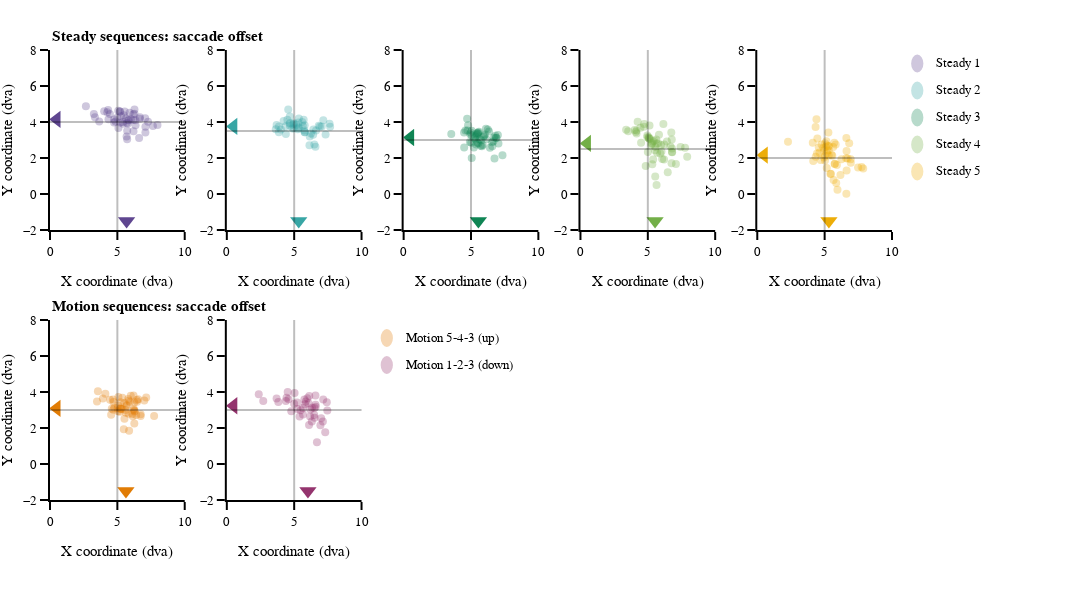

This figure's notebook cell:
### Markdown cell above
#### Sacade landing map per trial sequence

### Code cell
# subplot settings
rows, cols = 2, 5
leg_mergin = 200
fig_height, fig_width = 600,250*cols+leg_mergin
column_widths,row_heights = [1,1,1,1,1],[1,1]
sb_specs = [[{},{},{},{},{}],[{},{},{},{},{}]]
fig = make_subplots(rows=rows, cols=cols, print_grid=False, vertical_spacing=0.2, horizontal_spacing=0.05, 
                    column_widths=column_widths, row_heights=row_heights)

x_legend_top = 1.05
x_legend_bot = 0.42
y_legend_step = 0.06
y_legend_top = 0.97
y_legend_bot = 0.36
rad_leg = 0.04

# Trials sequence
# ---------------
for ts_num, ts in enumerate(tss):
    # row/col selection
    if ts_num == 0:   row_val, col_val, y_line = 1, 1, 4
    elif ts_num == 1: row_val, col_val, y_line = 1, 2, 3.5
    elif ts_num == 2: row_val, col_val, y_line = 1, 3, 3
    elif ts_num == 3: row_val, col_val, y_line = 1, 4, 2.5
    elif ts_num == 4: row_val, col_val, y_line = 1, 5, 2
    elif ts_num == 5: row_val, col_val, y_line = 2, 1, 3
    elif ts_num == 6: row_val, col_val, y_line = 2, 2, 3
        
    # plot
    df_cond = df_all.loc[(df_all.main_sac_trial == 1) & (df_all.trial_sequence == ts_num+1)] 
    fig.append_trace(go.Scatter(x=(df_cond['sac_x_offset_trial']-df_cond['jitter_x_trial']).abs(),
                                y=df_cond['sac_y_offset_trial']-df_cond['jitter_y_trial'],
                                name=ts, mode='markers',marker_color=ts_cols[ts_num],marker_size=8,marker_opacity=0.3,
                                marker_line_width=0,marker_symbol='circle'),row=row_val, col=col_val)
    
    # median
    fig.append_trace(go.Scatter(x=np.array(0.5),
                                y=np.array((df_cond['sac_y_offset_trial']-df_cond['jitter_y_trial']).median()),
                                name=ts, mode='markers',marker_color=ts_cols[ts_num],marker_size=15,
                                marker_line_width=0,marker_symbol='triangle-left'),row=row_val, col=col_val)
    fig.append_trace(go.Scatter(x=np.array((df_cond['sac_x_offset_trial']-df_cond['jitter_x_trial']).abs().median()),
                                y=np.array(-1.5),
                                name=ts, mode='markers',marker_color=ts_cols[ts_num],marker_size=15,
                                marker_line_width=0,marker_symbol='triangle-down'),row=row_val, col=col_val)
    
    # legend
    if ts_num < 5:
        fig.add_annotation(xref='paper', yref='paper', x=x_legend_top, y=y_legend_top-(y_legend_step*ts_num), 
                           text=ts, showarrow=False, font_size = template_specs['axes_font_size'], xanchor = 'left', yanchor='middle')
        fig.add_shape(type='circle',xref='paper', yref='paper', fillcolor=ts_cols[ts_num],line_width=0, opacity=0.3,
                      x0=x_legend_top-0.02-rad_leg/5.5, y0=y_legend_top-y_legend_step*ts_num-rad_leg/2, 
                      x1=x_legend_top-0.02+rad_leg/5.5, y1=y_legend_top-y_legend_step*ts_num+rad_leg/2)
    else:
        fig.add_annotation(xref='paper', yref='paper', x=x_legend_bot, y=y_legend_bot-(y_legend_step*(ts_num-5)), 
                           text=ts, showarrow=False, font_size = template_specs['axes_font_size'], xanchor = 'left', yanchor='middle')
        fig.add_shape(type='circle',xref='paper', yref='paper', fillcolor=ts_cols[ts_num],line_width=0, opacity=0.3,
                      x0=x_legend_bot-0.02-rad_leg/5.5, y0=y_legend_bot-y_legend_step*(ts_num-5)-rad_leg/2, 
                      x1=x_legend_bot-0.02+rad_leg/5.5, y1=y_legend_bot-y_legend_step*(ts_num-5)+rad_leg/2)

    # legend line
    fig.add_vline(x=5, opacity=0.25, row=row_val, col=col_val)
    fig.add_hline(y=y_line, opacity=0.25, row=row_val, col=col_val)

# Figure title
fig.add_annotation(xref='paper', yref='paper', x=0, y=1.03, text='<b>Steady sequences: saccade offset<b>', 
                   showarrow=False, font_size = template_specs['title_font_size'], xanchor = 'left', yanchor='middle')
fig.add_annotation(xref='paper', yref='paper', x=0, y=0.43, text='<b>Motion sequences: saccade offset<b>',  
                   showarrow=False, font_size = template_specs['title_font_size'], xanchor = 'left', yanchor='middle')

#x axes settings
for row in np.arange(rows):
    for col in np.arange(cols):
        fig.update_xaxes(visible=True, ticklen=8, linewidth=template_specs['axes_width'], range=[0,10], title='X coordinate (dva)', row=row+1, col=col+1)
        fig.update_yaxes(visible=True, ticklen=8, linewidth=template_specs['axes_width'], range=[-2,8], title='Y coordinate (dva)',row=row+1, col=col+1)

fig.layout.update(template=fig_template, width=fig_width, height=fig_height, margin_l=50, margin_r=leg_mergin, margin_t=50, margin_b=100, barmode='stack', showlegend=False)    
fig.show()
if not os.path.exists(fig_dir):os.mkdir(fig_dir)
fig.write_image('{}/{}_saccade_landing_sequence.pdf'.format(fig_dir, subject))

### Figure 1 — Plotly figure (JSON) as saved in the notebook; plotly's stock layout.template omitted (floating-point values rounded to 4 significant figures)
{"data": [{"marker": {"color": "rgb(95, 70, 144)", "line": {"width": 0}, "opacity": 0.3, "size": 8, "symbol": "circle"}, "mode": "markers", "name": "Steady 1", "type": "scatter", "x": [6.661, 5.785, 4.754, 5.541, 5.921, 6.27, 5.849, 5.726, 6.347, 5.686, 6.192, 6.335, 7.64, 7.082, 5.199, 6.197, 5.7, 7.083, 5.419, 3.256, 7.064, 4.342, 4.862, 4.447, 4.316, 5.068, 4.252, 7.279, 3.655, 5.806, 5.399, 3.336, 5.472, 6.271, 5.657, 2.665, 7.977, 4.022, 5.082, 4.984, 6.615, 5.729, 4.762, 6.678, 6.18, 5.193, 6.003, 5.273, 5.181], "xaxis": "x", "y": [4.182, 3.919, 3.966, 4.59, 4.52, 4.689, 4.091, 3.043, 3.822, 3.196, 4.118, 4.1, 3.773, 3.412, 3.974, 3.484, 3.943, 3.74, 3.903, 4.443, 4.21, 4.148, 4.032, 4.445, 4.667, 4.63, 4.542, 4.014, 4.022, 4.097, 3.998, 4.258, 4.373, 4.465, 4.2, 4.878, 3.829, 4.593, 3.663, 4.232, 3.118, 3.511, 4.142, 4.262, 4.435, 4.586, 4.157, 4.319, 4.588], "yaxis": "y"}, {"marker": {"color": "rgb(95, 70, 144)", "line": {"width": 0}, "size": 15, "symbol": "triangle-left"}, "mode": "markers", "name": "Steady 1", "type": "scatter", "x": [0.5], "xaxis": "x", "y": [4.142], "yaxis": "y"}, {"marker": {"color": "rgb(95, 70, 144)", "line": {"width": 0}, "size": 15, "symbol": "triangle-down"}, "mode": "markers", "name": "Steady 1", "type": "scatter", "x": [5.686], "xaxis": "x", "y": [-1.5], "yaxis": "y"}, {"marker": {"color": "rgb(56, 166, 165)", "line": {"width": 0}, "opacity": 0.3, "size": 8, "symbol": "circle"}, "mode": "markers", "name": "Steady 2", "type": "scatter", "x": [4.215, 6.499, 4.015, 6.58, 4.871, 6.425, 4.495, 4.7, 7.627, 5.778, 5.26, 5.642, 7.67, 3.866, 6.135, 5.76, 5.775, 5.163, 5.338, 4.915, 6.406, 4.974, 5.322, 7.162, 3.696, 4.667, 4.681, 4.972, 3.865, 4.382, 7.331, 5.596, 6.248, 6.623, 5.792, 4.972, 6.824, 3.632, 4.676, 4.557, 5.705, 5.313, 7.048, 5.346, 4.354, 6.154, 6.918], "xaxis": "x2", "y": [4.056, 2.755, 3.587, 2.622, 3.638, 3.583, 4.12, 3.946, 3.902, 3.817, 3.594, 3.798, 3.732, 3.431, 2.714, 3.528, 3.435, 3.85, 3.702, 3.843, 3.293, 3.653, 3.655, 4.097, 3.838, 3.899, 3.787, 3.937, 3.755, 3.339, 3.311, 3.997, 3.362, 3.534, 3.435, 3.885, 3.786, 3.592, 4.311, 4.698, 4.121, 3.978, 3.755, 4.189, 3.763, 3.191, 3.748], "yaxis": "y2"}, {"marker": {"color": "rgb(56, 166, 165)", "line": {"width": 0}, "size": 15, "symbol": "triangle-left"}, "mode": "markers", "name": "Steady 2", "type": "scatter", "x": [0.5], "xaxis": "x2", "y": [3.755], "yaxis": "y2"}, {"marker": {"color": "rgb(56, 166, 165)", "line": {"width": 0}, "size": 15, "symbol": "triangle-down"}, "mode": "markers", "name": "Steady 2", "type": "scatter", "x": [5.338], "xaxis": "x2", "y": [-1.5], "yaxis": "y2"}, {"marker": {"color": "rgb(15, 133, 84)", "line": {"width": 0}, "opacity": 0.3, "size": 8, "symbol": "circle"}, "mode": "markers", "name": "Steady 3", "type": "scatter", "x": [5.053, 5.528, 5.387, 6.667, 5.333, 4.493, 5.014, 5.508, 5.591, 5.363, 6.035, 4.915, 5.719, 5.549, 4.485, 6.338, 6.806, 5.412, 5.052, 6.58, 4.941, 5.754, 5.962, 6.407, 5.216, 5.867, 6.108, 5.252, 5.43, 3.536, 6.744, 5.487, 5.932, 4.713, 4.585, 6.895, 7.337, 6.704, 6.14, 6.564, 6.994, 5.633, 5.048, 7.038, 6.848, 5.47, 5.808, 4.972, 6.25, 4.783, 4.74], "xaxis": "x3", "y": [2.007, 3.42, 2.746, 2.928, 3.2, 2.581, 2.847, 3.385, 3.459, 3.019, 3.312, 2.891, 2.687, 2.825, 3.418, 3.478, 3.242, 3.282, 3.264, 2.655, 3.314, 2.98, 3.215, 2.568, 2.582, 2.723, 3.628, 3.092, 3.376, 3.327, 1.969, 3.333, 3.178, 4.183, 3.528, 3.109, 2.147, 3.138, 3.038, 2.87, 3.28, 3.043, 3.51, 2.808, 3.122, 2.85, 2.646, 3.419, 3.579, 3.821, 3.534], "yaxis": "y3"}, {"marker": {"color": "rgb(15, 133, 84)", "line": {"width": 0}, "size": 15, "symbol": "triangle-left"}, "mode": "markers", "name": "Steady 3", "type": "scatter", "x": [0.5], "xaxis": "x3", "y": [3.138], "yaxis": "y3"}, {"marker": {"color": "rgb(15, 133, 84)", "line": {"width": 0}, "size": 15, "symbol": "triangle-down"}, "mode": "markers", "name": "Steady 3", "type": "scatter", "x": [5.549], "xaxis": "x3", "y": [-1.5], "yaxis": "y3"}, {"marker": {"color": "rgb(115, 175, 72)", "line": {"width": 0}, "opacity": 0.3, "size": 8, "symbol": "circle"}, "mode": "markers", "name": "Steady 4", "type": "scatter", "x": [5.562, 6.805, 5.687, 7.085, 6.415, 6.217, 4.967, 5.391, 5.247, 6.067, 7.923, 5.977, 6.48, 6.207, 5.527, 6.761, 6.793, 5.648, 5.661, 5.333, 5.394, 6.681, 6.014, 5.549, 7.765, 5.072, 4.158, 5.625, 5.067, 4.842, 4.165, 5.277, 4.02, 6.78, 4.961, 6.744, 7.429, 6.793, 5.153, 4.501, 6.155, 5.922, 5.126, 5.828, 5.096, 5.463, 4.115, 3.544, 5.003, 5.774, 4.246, 4.45, 4.733, 4.697, 5.308, 3.39], "xaxis": "x4", "y": [2.607, 2.322, 2.291, 1.669, 2.919, 2.744, 3.147, 2.918, 2.718, 1.946, 2.064, 2.723, 1.206, 1.915, 2.436, 1.709, 2.335, 0.5008, 2.806, 1.648, 1.922, 2.633, 2.367, 0.9769, 2.572, 3.154, 3.534, 3.027, 3.113, 1.56, 3.361, 2.787, 3.549, 3.034, 3.255, 3.416, 2.609, 2.523, 3.057, 2.85, 3.884, 2.256, 3.799, 3.298, 3.072, 2.959, 3.44, 3.483, 2.328, 2.815, 4.012, 3.682, 3.888, 3.733, 2.827, 3.574], "yaxis": "y4"}, {"marker": {"color": "rgb(115, 175, 72)", "line": {"width": 0}, "size": 15, "symbol": "triangle-left"}, "mode": "markers", "name": "Steady 4", "type": "scatter", "x": [0.5], "xaxis": "x4", "y": [2.811], "yaxis": "y4"}, {"marker": {"color": "rgb(115, 175, 72)", "line": {"width": 0}, "size": 15, "symbol": "triangle-down"}, "mode": "markers", "name": "Steady 4", "type": "scatter", "x": [5.538], "xaxis": "x4", "y": [-1.5], "yaxis": "y4"}, {"marker": {"color": "rgb(237, 173, 8)", "line": {"width": 0}, "opacity": 0.3, "size": 8, "symbol": "circle"}, "mode": "markers", "name": "Steady 5", "type": "scatter", "x": [5.024, 6.598, 6.939, 5.302, 5.158, 5.86, 5.016, 6.25, 5.14, 5.717, 5.91, 6.632, 5.751, 5.952, 6.932, 5.193, 6.612, 5.424, 6.709, 5.663, 5.036, 4.617, 5.747, 4.954, 4.707, 7.861, 5.517, 2.28, 5.471, 4.433, 4.897, 5.328, 5.568, 5.635, 4.956, 4.155, 5.165, 6.174, 4.336, 4.566, 6.628, 7.48, 7.744, 5.266, 6.612, 6.822, 5.82, 5.279, 4.768, 5.128, 4.328, 4.393, 5.068, 5.305, 4.118, 4.459], "xaxis": "x5", "y": [1.867, 1.98, 1.735, 2.143, 1.45, 0.6131, 2.126, 1.929, 2.706, 2.853, 1.608, 1.3, 1.684, 0.2373, 1.929, 2.402, 0.01615, 1.119, 1.973, 0.7727, 2.82, 2.301, 1.669, 2.026, 1.886, 1.423, 2.178, 2.903, 1.117, 2.243, 2.557, 2.653, 2.12, 2.616, 2.415, 1.828, 2.261, 1.057, 2.067, 2.584, 2.384, 1.468, 1.502, 2.671, 3.105, 2.82, 2.746, 3.42, 2.752, 2.924, 3.717, 4.155, 2.607, 2.426, 2.852, 3.087], "yaxis": "y5"}, {"marker": {"color": "rgb(237, 173, 8)", "line": {"width": 0}, "size": 15, "symbol": "triangle-left"}, "mode": "markers", "name": "Steady 5", "type": "scatter", "x": [0.5], "xaxis": "x5", "y": [2.161], "yaxis": "y5"}, {"marker": {"color": "rgb(237, 173, 8)", "line": {"width": 0}, "size": 15, "symbol": "triangle-down"}, "mode": "markers", "name": "Steady 5", "type": "scatter", "x": [5.317], "xaxis": "x5", "y": [-1.5], "yaxis": "y5"}, {"marker": {"color": "rgb(225, 124, 5)", "line": {"width": 0}, "opacity": 0.3, "size": 8, "symbol": "circle"}, "mode": "markers", "name": "Motion 5-4-3 (up)", "type": "scatter", "x": [6.732, 5.053, 6.26, 5.362, 6.257, 5.686, 4.584, 5.476, 5.027, 5.849, 7.002, 6.227, 5.373, 6.2, 5.055, 6.552, 6.451, 5.692, 5.175, 5.835, 5.275, 6.114, 5.529, 6.211, 3.922, 5.197, 3.557, 4.539, 5.608, 3.49, 4.108, 4.455, 5.923, 5.251, 5.078, 6.73, 5.513, 7.727, 6.396, 5.995, 6.268, 7.14, 6.149, 4.778, 5.636, 5.253, 5.87, 6.468, 5.809, 4.675, 4.707, 4.703, 6.281], "xaxis": "x6", "y": [2.766, 2.928, 2.248, 3.056, 3.423, 3.272, 3.071, 1.937, 3.09, 3.508, 3.521, 3.061, 3.679, 3.809, 3.253, 3.599, 3.553, 3.22, 2.909, 2.785, 3.057, 2.775, 2.508, 2.994, 3.64, 3.063, 4.047, 2.732, 2.996, 3.471, 3.909, 3.567, 3.441, 3.425, 3.721, 2.667, 3.383, 2.666, 2.719, 3.787, 2.915, 3.693, 2.655, 3.125, 2.849, 3.088, 1.846, 3.463, 3.613, 3.579, 3.451, 3.017, 2.965], "yaxis": "y6"}, {"marker": {"color": "rgb(225, 124, 5)", "line": {"width": 0}, "size": 15, "symbol": "triangle-left"}, "mode": "markers", "name": "Motion 5-4-3 (up)", "type": "scatter", "x": [0.5], "xaxis": "x6", "y": [3.09], "yaxis": "y6"}, {"marker": {"color": "rgb(225, 124, 5)", "line": {"width": 0}, "size": 15, "symbol": "triangle-down"}, "mode": "markers", "name": "Motion 5-4-3 (up)", "type": "scatter", "x": [5.636], "xaxis": "x6", "y": [-1.5], "yaxis": "y6"}, {"marker": {"color": "rgb(148, 52, 110)", "line": {"width": 0}, "opacity": 0.3, "size": 8, "symbol": "circle"}, "mode": "markers", "name": "Motion 1-2-3 (down)", "type": "scatter", "x": [5.029, 7.305, 2.37, 6.32, 5.403, 5.653, 5.647, 6.503, 6.067, 5.477, 5.865, 6.197, 4.786, 6.492, 6.948, 7.156, 6.309, 6.595, 6.18, 7.003, 4.999, 6.12, 2.703, 4.579, 3.823, 6.103, 5.975, 4.383, 3.695, 7.129, 6.691, 5.235, 6.578, 6.585, 7.46, 5.755, 7.421, 4.517, 6.514, 5.801, 5.214, 4.433], "xaxis": "x7", "y": [3.94, 1.769, 3.873, 3.128, 2.638, 2.756, 3.118, 3.104, 3.369, 2.992, 3.478, 3.03, 2.931, 2.722, 2.152, 3.577, 2.357, 3.176, 2.643, 2.541, 3.347, 3.772, 3.502, 3.594, 3.443, 2.172, 3.654, 3.501, 3.646, 2.363, 1.207, 3.062, 3.805, 3.298, 2.978, 3.585, 3.429, 3.997, 2.566, 3.322, 3.416, 3.681], "yaxis": "y7"}, {"marker": {"color": "rgb(148, 52, 110)", "line": {"width": 0}, "size": 15, "symbol": "triangle-left"}, "mode": "markers", "name": "Motion 1-2-3 (down)", "type": "scatter", "x": [0.5], "xaxis": "x7", "y": [3.237], "yaxis": "y7"}, {"marker": {"color": "rgb(148, 52, 110)", "line": {"width": 0}, "size": 15, "symbol": "triangle-down"}, "mode": "markers", "name": "Motion 1-2-3 (down)", "type": "scatter", "x": [6.021], "xaxis": "x7", "y": [-1.5], "yaxis": "y7"}], "layout": {"annotations": [{"font": {"size": 13}, "showarrow": false, "text": "Steady 1", "x": 1.05, "xanchor": "left", "xref": "paper", "y": 0.97, "yanchor": "middle", "yref": "paper"}, {"font": {"size": 13}, "showarrow": false, "text": "Steady 2", "x": 1.05, "xanchor": "left", "xref": "paper", "y": 0.91, "yanchor": "middle", "yref": "paper"}, {"font": {"size": 13}, "showarrow": false, "text": "Steady 3", "x": 1.05, "xanchor": "left", "xref": "paper", "y": 0.85, "yanchor": "middle", "yref": "paper"}, {"font": {"size": 13}, "showarrow": false, "text": "Steady 4", "x": 1.05, "xanchor": "left", "xref": "paper", "y": 0.79, "yanchor": "middle", "yref": "paper"}, {"font": {"size": 13}, "showarrow": false, "text": "Steady 5", "x": 1.05, "xanchor": "left", "xref": "paper", "y": 0.73, "yanchor": "middle", "yref": "paper"}, {"font": {"size": 13}, "showarrow": false, "text": "Motion 5-4-3 (up)", "x": 0.42, "xanchor": "left", "xref": "paper", "y": 0.36, "yanchor": "middle", "yref": "paper"}, {"font": {"size": 13}, "showarrow": false, "text": "Motion 1-2-3 (down)", "x": 0.42, "xanchor": "left", "xref": "paper", "y": 0.3, "yanchor": "middle", "yref": "paper"}, {"font": {"size": 15}, "showarrow": false, "text": "<b>Steady sequences: saccade offset<b>", "x": 0, "xanchor": "left", "xref": "paper", "y": 1.03, "yanchor": "middle", "yref": "paper"}, {"font": {"size": 15}, "showarrow": false, "text": "<b>Motion sequences: saccade offset<b>", "x": 0, "xanchor": "left", "xref": "paper", "y": 0.43, "yanchor": "middle", "yref": "paper"}], "barmode": "stack", "height": 600, "margin": {"b": 100, "l": 50, "r": 200, "t": 50}, "shapes": [{"fillcolor": "rgb(95, 70, 144)", "line": {"width": 0}, "opacity": 0.3, "type": "circle", "x0": 1.023, "x1": 1.037, "xref": "paper", "y0": 0.95, "y1": 0.99, "yref": "paper"}, {"opacity": 0.25, "type": "line", "x0": 5, "x1": 5, "xref": "x", "y0": 0, "y1": 1, "yref": "y domain"}, {"opacity": 0.25, "type": "line", "x0": 0, "x1": 1, "xref": "x domain", "y0": 4, "y1": 4, "yref": "y"}, {"fillcolor": "rgb(56, 166, 165)", "line": {"width": 0}, "opacity": 0.3, "type": "circle", "x0": 1.023, "x1": 1.037, "xref": "paper", "y0": 0.89, "y1": 0.93, "yref": "paper"}, {"opacity": 0.25, "type": "line", "x0": 5, "x1": 5, "xref": "x2", "y0": 0, "y1": 1, "yref": "y2 domain"}, {"opacity": 0.25, "type": "line", "x0": 0, "x1": 1, "xref": "x2 domain", "y0": 3.5, "y1": 3.5, "yref": "y2"}, {"fillcolor": "rgb(15, 133, 84)", "line": {"width": 0}, "opacity": 0.3, "type": "circle", "x0": 1.023, "x1": 1.037, "xref": "paper", "y0": 0.83, "y1": 0.87, "yref": "paper"}, {"opacity": 0.25, "type": "line", "x0": 5, "x1": 5, "xref": "x3", "y0": 0, "y1": 1, "yref": "y3 domain"}, {"opacity": 0.25, "type": "line", "x0": 0, "x1": 1, "xref": "x3 domain", "y0": 3, "y1": 3, "yref": "y3"}, {"fillcolor": "rgb(115, 175, 72)", "line": {"width": 0}, "opacity": 0.3, "type": "circle", "x0": 1.023, "x1": 1.037, "xref": "paper", "y0": 0.77, "y1": 0.81, "yref": "paper"}, {"opacity": 0.25, "type": "line", "x0": 5, "x1": 5, "xref": "x4", "y0": 0, "y1": 1, "yref": "y4 domain"}, {"opacity": 0.25, "type": "line", "x0": 0, "x1": 1, "xref": "x4 domain", "y0": 2.5, "y1": 2.5, "yref": "y4"}, {"fillcolor": "rgb(237, 173, 8)", "line": {"width": 0}, "opacity": 0.3, "type": "circle", "x0": 1.023, "x1": 1.037, "xref": "paper", "y0": 0.71, "y1": 0.75, "yref": "paper"}, {"opacity": 0.25, "type": "line", "x0": 5, "x1": 5, "xref": "x5", "y0": 0, "y1": 1, "yref": "y5 domain"}, {"opacity": 0.25, "type": "line", "x0": 0, "x1": 1, "xref": "x5 domain", "y0": 2, "y1": 2, "yref": "y5"}, {"fillcolor": "rgb(225, 124, 5)", "line": {"width": 0}, "opacity": 0.3, "type": "circle", "x0": 0.3927, "x1": 0.4073, "xref": "paper", "y0": 0.34, "y1": 0.38, "yref": "paper"}, {"opacity": 0.25, "type": "line", "x0": 5, "x1": 5, "xref": "x6", "y0": 0, "y1": 1, "yref": "y6 domain"}, {"opacity": 0.25, "type": "line", "x0": 0, "x1": 1, "xref": "x6 domain", "y0": 3, "y1": 3, "yref": "y6"}, {"fillcolor": "rgb(148, 52, 110)", "line": {"width": 0}, "opacity": 0.3, "type": "circle", "x0": 0.3927, "x1": 0.4073, "xref": "paper", "y0": 0.28, "y1": 0.32, "yref": "paper"}, {"opacity": 0.25, "type": "line", "x0": 5, "x1": 5, "xref": "x7", "y0": 0, "y1": 1, "yref": "y7 domain"}, {"opacity": 0.25, "type": "line", "x0": 0, "x1": 1, "xref": "x7 domain", "y0": 3, "y1": 3, "yref": "y7"}], "showlegend": false, "width": 1450, "xaxis": {"anchor": "y", "domain": [0, 0.16], "linewidth": 2, "range": [0, 10], "ticklen": 8, "title": {"text": "X coordinate (dva)"}, "type": "linear", "visible": true}, "xaxis10": {"anchor": "y10", "domain": [0.84, 1], "linewidth": 2, "range": [0, 10], "ticklen": 8, "title": {"text": "X coordinate (dva)"}, "visible": true}, "xaxis2": {"anchor": "y2", "domain": [0.21, 0.37], "linewidth": 2, "range": [0, 10], "ticklen": 8, "title": {"text": "X coordinate (dva)"}, "type": "linear", "visible": true}, "xaxis3": {"anchor": "y3", "domain": [0.42, 0.58], "linewidth": 2, "range": [0, 10], "ticklen": 8, "title": {"text": "X coordinate (dva)"}, "type": "linear", "visible": true}, "xaxis4": {"anchor": "y4", "domain": [0.63, 0.79], "linewidth": 2, "range": [0, 10], "ticklen": 8, "title": {"text": "X coordinate (dva)"}, "type": "linear", "visible": true}, "xaxis5": {"anchor": "y5", "domain": [0.84, 1], "linewidth": 2, "range": [0, 10], "ticklen": 8, "title": {"text": "X coordinate (dva)"}, "type": "linear", "visible": true}, "xaxis6": {"anchor": "y6", "domain": [0, 0.16], "linewidth": 2, "range": [0, 10], "ticklen": 8, "title": {"text": "X coordinate (dva)"}, "type": "linear", "visible": true}, "xaxis7": {"anchor": "y7", "domain": [0.21, 0.37], "linewidth": 2, "range": [0, 10], "ticklen": 8, "title": {"text": "X coordinate (dva)"}, "type": "linear", "visible": true}, "xaxis8": {"anchor": "y8", "domain": [0.42, 0.58], "linewidth": 2, "range": [0, 10], "ticklen": 8, "title": {"text": "X coordinate (dva)"}, "visible": true}, "xaxis9": {"anchor": "y9", "domain": [0.63, 0.79], "linewidth": 2, "range": [0, 10], "ticklen": 8, "title": {"text": "X coordinate (dva)"}, "visible": true}, "yaxis": {"anchor": "x", "domain": [0.6, 1], "linewidth": 2, "range": [-2, 8], "ticklen": 8, "title": {"text": "Y coordinate (dva)"}, "type": "linear", "visible": true}, "yaxis10": {"anchor": "x10", "domain": [0, 0.4], "linewidth": 2, "range": [-2, 8], "ticklen": 8, "title": {"text": "Y coordinate (dva)"}, "visible": true}, "yaxis2": {"anchor": "x2", "domain": [0.6, 1], "linewidth": 2, "range": [-2, 8], "ticklen": 8, "title": {"text": "Y coordinate (dva)"}, "type": "linear", "visible": true}, "yaxis3": {"anchor": "x3", "domain": [0.6, 1], "linewidth": 2, "range": [-2, 8], "ticklen": 8, "title": {"text": "Y coordinate (dva)"}, "type": "linear", "visible": true}, "yaxis4": {"anchor": "x4", "domain": [0.6, 1], "linewidth": 2, "range": [-2, 8], "ticklen": 8, "title": {"text": "Y coordinate (dva)"}, "type": "linear", "visible": true}, "yaxis5": {"anchor": "x5", "domain": [0.6, 1], "linewidth": 2, "range": [-2, 8], "ticklen": 8, "title": {"text": "Y coordinate (dva)"}, "type": "linear", "visible": true}, "yaxis6": {"anchor": "x6", "domain": [0, 0.4], "linewidth": 2, "range": [-2, 8], "ticklen": 8, "title": {"text": "Y coordinate (dva)"}, "type": "linear", "visible": true}, "yaxis7": {"anchor": "x7", "domain": [0, 0.4], "linewidth": 2, "range": [-2, 8], "ticklen": 8, "title": {"text": "Y coordinate (dva)"}, "type": "linear", "visible": true}, "yaxis8": {"anchor": "x8", "domain": [0, 0.4], "linewidth": 2, "range": [-2, 8], "ticklen": 8, "title": {"text": "Y coordinate (dva)"}, "visible": true}, "yaxis9": {"anchor": "x9", "domain": [0, 0.4], "linewidth": 2, "range": [-2, 8], "ticklen": 8, "title": {"text": "Y coordinate (dva)"}, "visible": true}}}
